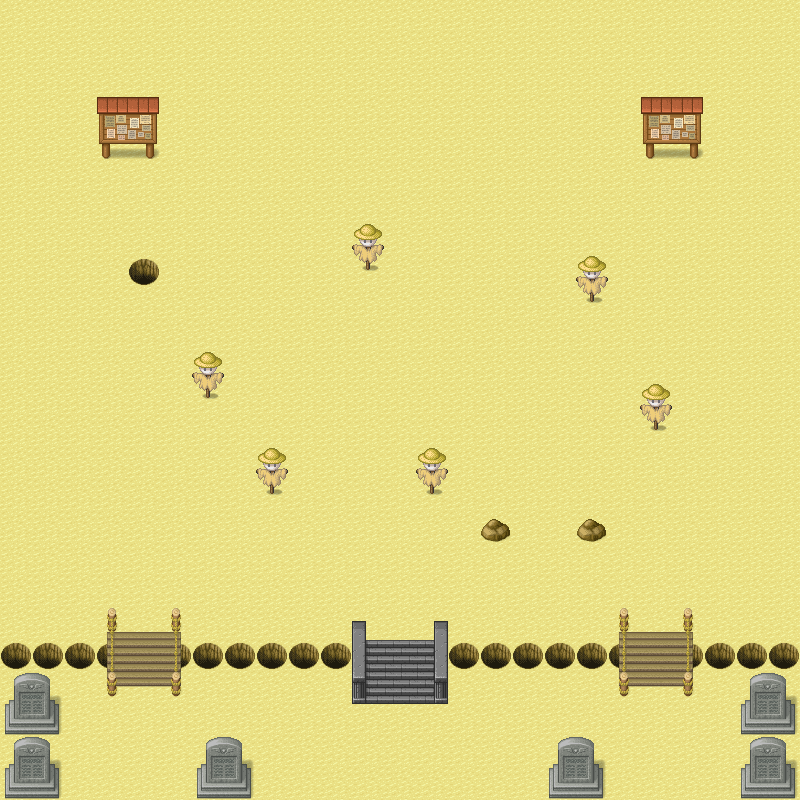

A 2D game scene composited from a Tiled map and its tileset images. What follows is a short description and the map's XML, with every tile layer's data as written:
An orthogonal 25x25 tile map with 32x32 px tiles, 3 tile layers (Sand, Kachelebene 2, Kachelebene 3) and 4 objects (start, warp1, NPC, islandEvent).

<map version="1.8" tiledversion="1.8.2" orientation="orthogonal" renderorder="right-down" width="25" height="25" tilewidth="32" tileheight="32" infinite="0" nextlayerid="5" nextobjectid="6">
 <editorsettings>
  <export target="../../../../../../dist/server/maps/062aba594e929c599a3d3fc87a2c6607.json" format="json" />
 </editorsettings>
 <tileset firstgid="1" source="rpg.tsx" />
 <layer id="1" name="Sand" width="25" height="25">
  <data encoding="csv">
7,7,7,7,7,7,7,7,7,7,7,7,7,7,7,7,7,7,7,7,7,7,7,7,7,
7,7,7,7,7,7,7,7,7,7,7,7,7,7,7,7,7,7,7,7,7,7,7,7,7,
7,7,7,7,7,7,7,7,7,7,7,7,7,7,7,7,7,7,7,7,7,7,7,7,7,
7,7,7,7,7,7,7,7,7,7,7,7,7,7,7,7,7,7,7,7,7,7,7,7,7,
7,7,7,7,7,7,7,7,7,7,7,7,7,7,7,7,7,7,7,7,7,7,7,7,7,
7,7,7,7,7,7,7,7,7,7,7,7,7,7,7,7,7,7,7,7,7,7,7,7,7,
7,7,7,7,7,7,7,7,7,7,7,7,7,7,7,7,7,7,7,7,7,7,7,7,7,
7,7,7,7,7,7,7,7,7,7,7,7,7,7,7,7,7,7,7,7,7,7,7,7,7,
7,7,7,7,7,7,7,7,7,7,7,7,7,7,7,7,7,7,7,7,7,7,7,7,7,
7,7,7,7,7,7,7,7,7,7,7,7,7,7,7,7,7,7,7,7,7,7,7,7,7,
7,7,7,7,7,7,7,7,7,7,7,7,7,7,7,7,7,7,7,7,7,7,7,7,7,
7,7,7,7,7,7,7,7,7,7,7,7,7,7,7,7,7,7,7,7,7,7,7,7,7,
7,7,7,7,7,7,7,7,7,7,7,7,7,7,7,7,7,7,7,7,7,7,7,7,7,
7,7,7,7,7,7,7,7,7,7,7,7,7,7,7,7,7,7,7,7,7,7,7,7,7,
7,7,7,7,7,7,7,7,7,7,7,7,7,7,7,7,7,7,7,7,7,7,7,7,7,
7,7,7,7,7,7,7,7,7,7,7,7,7,7,7,7,7,7,7,7,7,7,7,7,7,
7,7,7,7,7,7,7,7,7,7,7,7,7,7,7,7,7,7,7,7,7,7,7,7,7,
7,7,7,7,7,7,7,7,7,7,7,7,7,7,7,7,7,7,7,7,7,7,7,7,7,
7,7,7,7,7,7,7,7,7,7,7,7,7,7,7,7,7,7,7,7,7,7,7,7,7,
7,7,7,7,7,7,7,7,7,7,7,7,7,7,7,7,7,7,7,7,7,7,7,7,7,
7,7,7,7,7,7,7,7,7,7,7,7,7,7,7,7,7,7,7,7,7,7,7,7,7,
7,7,7,7,7,7,7,7,7,7,7,7,7,7,7,7,7,7,7,7,7,7,7,7,7,
7,7,7,7,7,7,7,7,7,7,7,7,7,7,7,7,7,7,7,7,7,7,7,7,7,
7,7,7,7,7,7,7,7,7,7,7,7,7,7,7,7,7,7,7,7,7,7,7,7,7,
7,7,7,7,7,7,7,7,7,7,7,7,7,7,7,7,7,7,7,7,7,7,7,7,7
</data>
 </layer>
 <layer id="2" name="Kachelebene 2" width="25" height="25">
  <data encoding="csv">
0,0,0,0,0,0,0,0,0,0,0,0,0,0,0,0,0,0,0,0,0,0,0,0,0,
0,0,0,0,0,0,0,0,0,0,0,0,0,0,0,0,0,0,0,0,0,0,0,0,0,
0,0,0,0,0,0,0,0,0,0,0,0,0,0,0,0,0,0,0,0,0,0,0,0,0,
0,0,0,231,232,0,0,0,0,0,0,0,0,0,0,0,0,0,0,0,231,232,0,0,0,
0,0,0,239,240,0,0,0,0,0,0,0,0,0,0,0,0,0,0,0,239,240,0,0,0,
0,0,0,0,0,0,0,0,0,0,0,0,0,0,0,0,0,0,0,0,0,0,0,0,0,
0,0,0,0,0,0,0,0,0,0,0,0,0,0,0,0,0,0,0,0,0,0,0,0,0,
0,0,0,0,0,0,0,0,0,0,0,156,0,0,0,0,0,0,0,0,0,0,0,0,0,
0,0,0,0,67,0,0,0,0,0,0,164,0,0,0,0,0,0,156,0,0,0,0,0,0,
0,0,0,0,0,0,0,0,0,0,0,0,0,0,0,0,0,0,164,0,0,0,0,0,0,
0,0,0,0,0,0,0,0,0,0,0,0,0,0,0,0,0,0,0,0,0,0,0,0,0,
0,0,0,0,0,0,156,0,0,0,0,0,0,0,0,0,0,0,0,0,0,0,0,0,0,
0,0,0,0,0,0,164,0,0,0,0,0,0,0,0,0,0,0,0,0,156,0,0,0,0,
0,0,0,0,0,0,0,0,0,0,0,0,0,0,0,0,0,0,0,0,164,0,0,0,0,
0,0,0,0,0,0,0,0,156,0,0,0,0,156,0,0,0,0,0,0,0,0,0,0,0,
0,0,0,0,0,0,0,0,164,0,0,0,0,164,0,0,0,0,0,0,0,0,0,0,0,
0,0,0,0,0,0,0,0,0,0,0,0,0,0,0,66,0,0,66,0,0,0,0,0,0,
0,0,0,0,0,0,0,0,0,0,0,0,0,0,0,0,0,0,0,0,0,0,0,0,0,
0,0,0,0,0,0,0,0,0,0,0,0,0,0,0,0,0,0,0,0,0,0,0,0,0,
0,0,0,0,0,0,0,0,0,0,0,0,0,0,0,0,0,0,0,0,0,0,0,0,0,
67,67,67,67,67,67,67,67,67,67,67,67,67,67,67,67,67,67,67,67,67,67,67,67,67,
940,941,0,0,0,0,0,0,0,0,0,0,0,0,0,0,0,0,0,0,0,0,0,940,941,
948,949,0,0,0,0,0,0,0,0,0,0,0,0,0,0,0,0,0,0,0,0,0,948,949,
940,941,0,0,0,0,940,941,0,0,0,0,0,0,0,0,0,940,941,0,0,0,0,940,941,
948,949,0,0,0,0,948,949,0,0,0,0,0,0,0,0,0,948,949,0,0,0,0,948,949
</data>
 </layer>
 <layer id="4" name="Kachelebene 3" width="25" height="25">
  <data encoding="csv">
0,0,0,0,0,0,0,0,0,0,0,0,0,0,0,0,0,0,0,0,0,0,0,0,0,
0,0,0,0,0,0,0,0,0,0,0,0,0,0,0,0,0,0,0,0,0,0,0,0,0,
0,0,0,0,0,0,0,0,0,0,0,0,0,0,0,0,0,0,0,0,0,0,0,0,0,
0,0,0,0,0,0,0,0,0,0,0,0,0,0,0,0,0,0,0,0,0,0,0,0,0,
0,0,0,0,0,0,0,0,0,0,0,0,0,0,0,0,0,0,0,0,0,0,0,0,0,
0,0,0,0,0,0,0,0,0,0,0,0,0,0,0,0,0,0,0,0,0,0,0,0,0,
0,0,0,0,0,0,0,0,0,0,0,0,0,0,0,0,0,0,0,0,0,0,0,0,0,
0,0,0,0,0,0,0,0,0,0,0,0,0,0,0,0,0,0,0,0,0,0,0,0,0,
0,0,0,0,0,0,0,0,0,0,0,0,0,0,0,0,0,0,0,0,0,0,0,0,0,
0,0,0,0,0,0,0,0,0,0,0,0,0,0,0,0,0,0,0,0,0,0,0,0,0,
0,0,0,0,0,0,0,0,0,0,0,0,0,0,0,0,0,0,0,0,0,0,0,0,0,
0,0,0,0,0,0,0,0,0,0,0,0,0,0,0,0,0,0,0,0,0,0,0,0,0,
0,0,0,0,0,0,0,0,0,0,0,0,0,0,0,0,0,0,0,0,0,0,0,0,0,
0,0,0,0,0,0,0,0,0,0,0,0,0,0,0,0,0,0,0,0,0,0,0,0,0,
0,0,0,0,0,0,0,0,0,0,0,0,0,0,0,0,0,0,0,0,0,0,0,0,0,
0,0,0,0,0,0,0,0,0,0,0,0,0,0,0,0,0,0,0,0,0,0,0,0,0,
0,0,0,0,0,0,0,0,0,0,0,0,0,0,0,0,0,0,0,0,0,0,0,0,0,
0,0,0,0,0,0,0,0,0,0,0,0,0,0,0,0,0,0,0,0,0,0,0,0,0,
0,0,0,0,0,0,0,0,0,0,0,0,0,0,0,0,0,0,0,0,0,0,0,0,0,
0,0,0,268,269,270,0,0,0,0,0,332,0,334,0,0,0,0,0,268,269,270,0,0,0,
0,0,0,276,277,278,0,0,0,0,0,340,341,342,0,0,0,0,0,276,277,278,0,0,0,
0,0,0,284,285,286,0,0,0,0,0,348,349,350,0,0,0,0,0,284,285,286,0,0,0,
0,0,0,0,0,0,0,0,0,0,0,0,0,0,0,0,0,0,0,0,0,0,0,0,0,
0,0,0,0,0,0,0,0,0,0,0,0,0,0,0,0,0,0,0,0,0,0,0,0,0,
0,0,0,0,0,0,0,0,0,0,0,0,0,0,0,0,0,0,0,0,0,0,0,0,0
</data>
 </layer>
 <objectgroup id="3" name="Objektebene 1">
  <object id="1" name="start" type="start" x="433.742" y="333.381">
   <point />
  </object>
  <object id="2" name="warp1" type="warp1" x="128.043" y="256.471">
   <point />
  </object>
  <object id="3" name="healthlossNPC" type="NPC" x="496" y="108">
   <point />
  </object>
  <object id="5" name="overpopulationEvent" type="islandEvent" x="187.66" y="146.659">
   <point />
  </object>
 </objectgroup>
</map>
